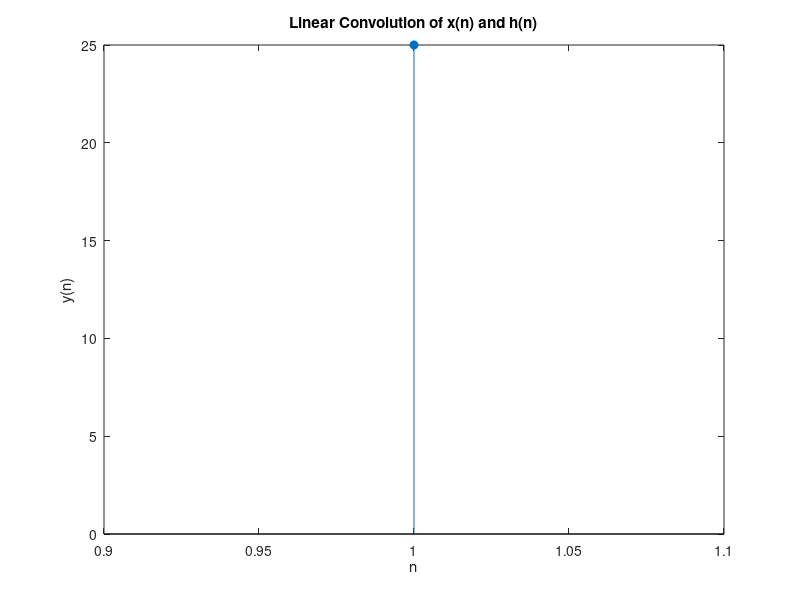

MATLAB code for this plot:
clc;
clear all;
close all;

x = input("Enter the sequence of x");
h = input("Enter the sequence of h");
n1 =input("Enter the index of x:");
n2 = input("Enter the index of h:");

N1 = length(n1);
N2 = length(n2);

X =[ x,zeros(1,N2-1)];
H = [h,zeros(1,N2-1)];

L = N1+N2-1;
disp("the length of the convolution is:");
disp(L);

y = zeros(1,L);
for i = 1:L
    for j = 1:N1
        if (i-j+1>0) && (i-j+1<=N2)
            y(i) = y(i) + X(j) * H(i-j+1);
        end
    end
end
disp("The convolution result y:");
disp(y);
stem(y,'filled');
xlabel("n");
ylabel("y(n)");
title("Linear Convolution of x(n) and h(n)");
